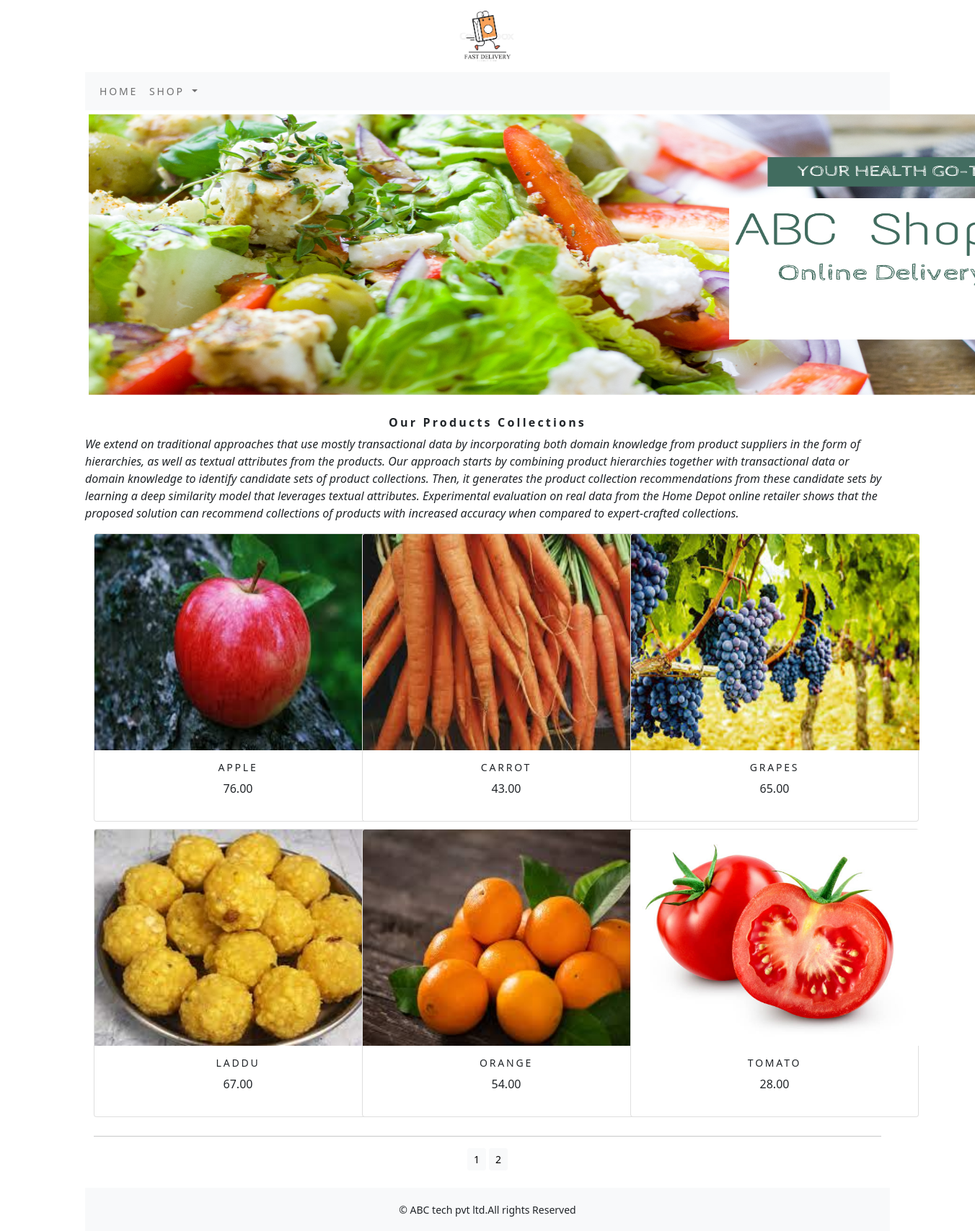
The app's page /ecommerce/ with its own data.
### ecommerceapp/models.py (models this page shows, shortened)
class Product(models.Model):
    name=models.CharField(max_length=250,unique=True)
    slug=models.SlugField(max_length=250,unique=True)
    description = models.TextField(blank=True)
    price=models.DecimalField(max_digits=10,decimal_places=2)
    category=models.ForeignKey(Category,on_delete=models.CASCADE)
    image = models.ImageField(upload_to='product', blank=True)
    stock=models.IntegerField()
    available=models.BooleanField(default=True)
    created=models.DateTimeField(auto_now_add=True)
    updated=models.DateTimeField(auto_now=True)
    def get_url(self):
       return reverse('ecommerceapp:prodCatdetail',args=[self.category.slug,self.slug])
    class Meta:
        ordering = ('name',)
        verbose_name = 'product'
        verbose_name_plural = 'products'

### ecommerceapp/views.py (the view)
# urls.py: path('',views.allProdCat,name='allProdCat'),
def allProdCat(request,c_slug=None):
    c_page=None
    products_list=None
    if c_slug!=None:
        c_page=get_object_or_404(Category,slug=c_slug)
        products_list=Product.objects.all().filter(category=c_page,available=True)
    else:
        products_list=Product.objects.all().filter(available=True)
    paginator=Paginator(products_list,6)
    try:
        page=int(request.GET.get('page','1'))
    except:
        page=1
    try:
        products=paginator.page(page)
    except (EmptyPage,InvalidPage):
        products=paginator.page(paginator.num_pages)
    return render(request,"category.html",{'category':c_page,'products':products})

### cart/context_processors.py (called while the page is built)
def counter(request):
    item_count=0
    if 'admin' in request.path:
        return {}
    else:
        try:
            cart=Cart.objects.filter(cart_id=_cart_id(request))
            cart_items=CartItem.objects.all().filter(cart=cart[:1])
            for cart_item in cart_items:
                item_count +=cart_item.quantity
        except Cart.DoesNotExist:
            item_count=0
    return dict(item_count=item_count)

### cart/views.py (called while the page is built)
def _cart_id(request):
    cart=request.session.session_key
    if not cart:
        cart=request.session.create()
    return cart

### ecommerceapp/context_processors.py (called while the page is built)
def menu_links(request):
    links=Category.objects.all()
    return dict(links=links)

### ecommerceapp/models.py (called while the page is built)
    def get_url(self):
        return reverse('ecommerceapp:product_by_category',args=[self.slug])

### templates/category.html (shortened to what this page needs)
{% extends 'base.html' %}
{% load static %}
{% block content %}
<div class="mx_auto">
    {% if category %}
         <img class="my_image" src="{{category.image.url}}" alt="{{category.name}}" style="width:1200px;height:300px;" >
</div>
    <br>
<div>
    <h1 class="text-center my_title"><b><h4>{{category.name}}</h4></b></h1>
    <p class="text-justify"><i>{{category.description}}</i></p>
</div>
{% else %}
<div>
    <img class="my_image my_image_padding" src="{% static 'img/banner.png' %}" alt="our products" style="width:1300px; height:400px;">
</div>
<br>
       <div>
          <h1 class="text-center my_title"><b>Our Products Collections</b></h1>
         <p class="text-justify"><i>We extend on traditional approaches that use mostly transactional data by incorporating both domain knowledge from product suppliers in the form of hierarchies, as well as textual attributes from the products. Our approach starts by combining product hierarchies together with transactional data or domain knowledge to identify candidate sets of product collections. Then, it generates the product collection recommendations from these candidate sets by learning a deep similarity model that leverages textual attributes. Experimental evaluation on real data from the Home Depot online retailer shows that the proposed solution can recommend collections of products with increased accuracy when compared to expert-crafted collections.</i></p>
       </div>
{% endif %}
<div class="container">
    <div class="row mx_auto">
        {% for product in products.object_list %}
        <div class="my_bottom_margin col-9 col-sm-12 col-md-4 col-lg-4 ">
            <div class="card text-center" style="width:400px;height:400px;" >
                <a href="{{product.get_url}}" ><img class="card-img-top my_image" src="{{product.image.url}}" style="width:400px;height:300px;" alt="{{product.name}}"></a>
            <div class="card-body">
                <h4>{{product.name}}</h4>
                <p>{{product.price}}</p>
            </div>
            </div>
        </div>
        {% endfor %}
    </div>
    <div class="mx-auto">
        {% if products.paginator.num_pages > 1 %}
        <hr>
        <div class="text-center">
            {% for pg in products.paginator.page_range %}
            <a href="?page={{pg}}" class=" btn btn-light btn-sm {% if products.number == pg %} active {% endif %}">{{pg}}</a>
            {% endfor %}
        </div>
        {% endif %}
    </div>
    <br>
</div>
{% endblock %}

### templates/base.html (shortened to what this page needs)
{% load static %}
<!DOCTYPE html>
<html lang="en">
<head>
    <link rel="stylesheet" href="{% static 'css/custom.css' %}">
        <link href="{% static 'css/bootstrap.min.css' %}" rel="stylesheet">
</head>
<body>
<div class="container">
{% include 'header.html' %}
{% include 'navbar.html' %}
{% block content %}
{% endblock %}
    </div>
{% include 'footer.html' %}
</body>
</html>

### templates/header.html (shortened to what this page needs)
{% load static %}
<header>
  <center>
    <img src="{% static 'img/logo1.png' %}" alt="logimage" width="100px;" height="100px;">
  </center>
</header>

### templates/navbar.html (shortened to what this page needs)
<nav class="navbar navbar-expand-lg navbar-light bg-light">
  <div class="container-fluid">
    <div class="collapse navbar-collapse" id="navbarSupportedContent">
      <ul class="navbar-nav me-auto mb-2 mb-lg-0">
        <li class="nav-item">
          <a class="nav-link" href="{% url 'ecommerceapp:allProdCat' %}">Home</a>
        </li>
        <li class="nav-item dropdown {% if 'ecommerceapp' in request.path %} active {% endif %}">
          <a class="nav-link dropdown-toggle" href="#" id="navbarDropdown" role="button" data-bs-toggle="dropdown" aria-expanded="false">
           Shop
          </a>
        </li>
    </div>
  </div>
</nav>

### templates/footer.html
<div class="footer navbar-fixed-bottom my_footer">
    <p class="text-center">&copy; ABC tech pvt ltd.All rights Reserved</p>
</div>

### static/css/custom.css (style rules this page uses)
body { font-family: 'Roboto', sans-serif; }
.nav-item { letter-spacing : .2em; font-size : 14px; text-transform :uppercase; }
.my_footer { background-color:#f8f9fa; height:60px; }
.my_footer p { padding-top:20px; font-size:14px; }
.my_image { width:100%; height:auto; }
.my_title { font-size:16px; text_transform:uppercase; letter-spacing:.2em; }
.my_image_padding { padding:5px; }
.my_bottom_margin { margin-bottom:10px; }
.card-body h4 { font-size:14px; text-transform:uppercase; letter-spacing:.2em; }

### records on screen
Product: image (picture), name "APPLE", price "76.00"
Product: image (picture), name "CARROT", price "43.00"
Product: image (picture), name "GRAPES", price "65.00"
Product: image (picture), name "LADDU", price "67.00"
Product: image (picture), name "ORANGE", price "54.00"
Product: image (picture), name "TOMATO", price "28.00"

### other values on screen
{{ pg }} "1" "2"
